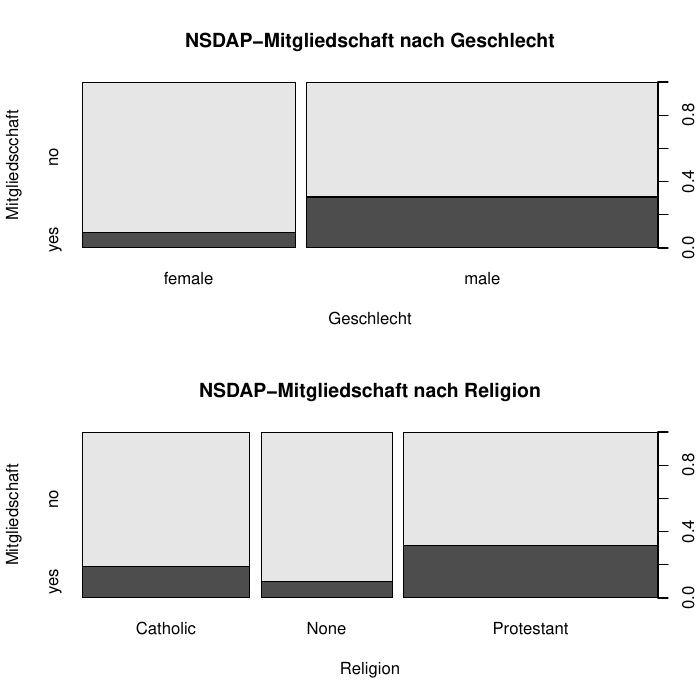

Write the R code that produced this figure.
# Datensatz einlesen
df <- read.table("teachers3dreich.csv", header = TRUE, sep = ",")

# Gruppieren Sie die Mitgliedschaftszahlen einmal nach Geschlecht und nach Relogion
genderCount <- tapply(df$count, list(df$gender, df$member), FUN = sum)
religionCount <- tapply(df$count, list(df$religion, df$member), FUN = sum)

# Visualisieren Sie die beiden Tabellen mit Spineplot
par(mfrow=c(2,1))
spineplot(genderCount, main="NSDAP-Mitgliedschaft nach Geschlecht", xlab = "Geschlecht", ylab = "Mitgliedscchaft")
spineplot(religionCount, main = "NSDAP-Mitgliedschaft nach Religion", xlab = "Religion", ylab = "Mitgliedschaft")
dev.copy(pdf, "a4.pdf")
dev.off()

print(chisq.test(genderCount))
print(chisq.test(religionCount))
